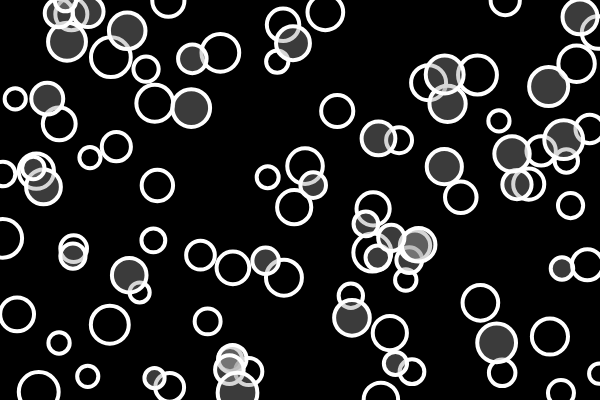
Frame 1 (no input)
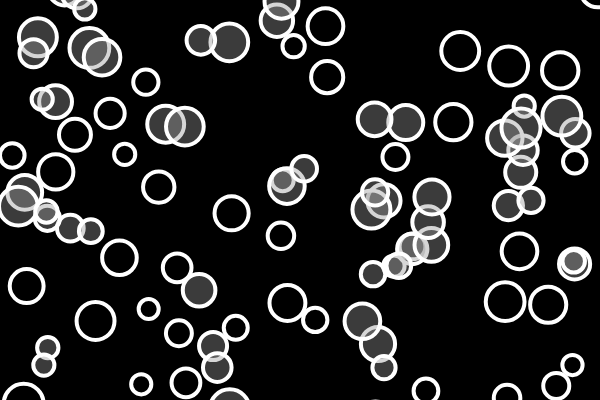
Frame 60 (no input)
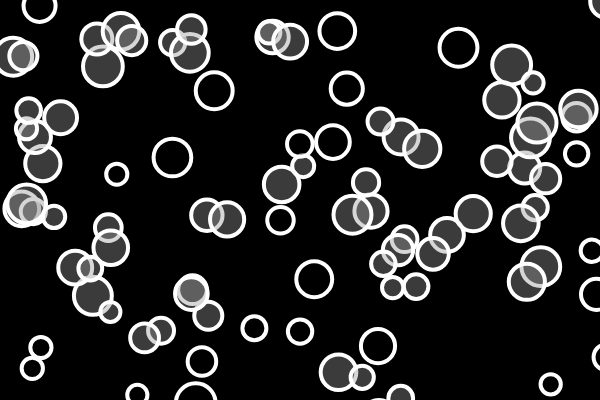
Frame 120 (the mouse pressed at the canvas centre since frame 60)

The p5.js sketch that drew these frames (run headless with seeded random() and noise() and a simulated clock; from frame 60 on, the mouse is pressed at the canvas centre):

// p5.js sketch
// ── sketch.js
// Default value in constructor.
// Overlapping function added

// Create an array of bubbles.
let bubbles = [];

function setup() {
	createCanvas(600, 400);
	// Create 10 random bubbles.
	for (let i = 0; i < 100; i++) {
		let x = random(0, 600);
		let y = random(0, 400);
		let r = random(10, 20);
		b = new Bubble(x, y, r);
		bubbles.push(b);
	}
}

function draw() {
	background(0);
	// If bubbles overlap color background

	// Iterated over all drawn bubbles
	for (let i = 0; i < bubbles.length; i++) {
		// Move and show the bubbles.
		bubbles[i].show();
		bubbles[i].move();

		// If bubbles overlap change color
		for (let j = 0; j < bubbles.length; j++) {
			if (bubbles[i].intersects(bubbles[j])) {
				bubbles[i].changeColor(150);
				bubbles[j].changeColor(150);
			} else {
				bubbles[i].changeColor(0);
			}
		}
	}
}

function mousePressed() {
	for (i = bubbles.length - 1; i >= 0; i--) {
		// If mouse is pressed and mouse is over a bubble, remove the bubble.
		if (bubbles[i].hover(mouseX, mouseY)) {
			bubbles.splice(i, 1);
		}
	}
}
// ── bubble.js
class Bubble {
	constructor(x, y, r= 50 ) {
		this.x = x
		this.y = y
        this.r = r
        this.brightness = 0;
	}

	move() {
		this.x = this.x + random(-5, 5);
		this.y = this.y + random(-5, 5);
	}

	show() {
		stroke(255);
        strokeWeight(4);
        fill(this.brightness, 100);
        ellipse(this.x, this.y, this.r * 2);
    }
    
    hover(x, y) {
        var d = dist(x, y, this.x, this.y)
        return (d < this.r)
    }

   changeColor(c) {
       this.brightness = c;
   }

   intersects(other) {
       let d = dist(this.x, this.y, other.x, other.y);
       return (d < this.r + other.r);
   }
}
